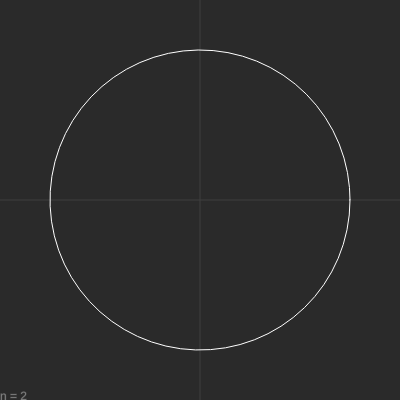
Frame 1 (no input)
Frame 60 (no input): identical to frame 1, image omitted
Frame 120 (the mouse pressed at the canvas centre since frame 60): identical to frame 1, image omitted

The p5.js sketch that drew this single still picture (run headless with seeded random() and noise() and a simulated clock; from frame 60 on, the mouse is pressed at the canvas centre):

// p5.js sketch
// ── sketch.js
let nSlider;

function setup() {
  createCanvas(400, 400);
  
  createElement("div");
  nSlider = createSlider(0.25, 10, 2, 0.25).style("width", "400px");
}

function draw() {
  background(42);
  
  translate(width/2, height/2);
  
  stroke(63);
  line(-width/2, 0, width/2, 0);
  line(0, -height/2, 0, height/2);
  
  fill(127);
  text("n = " + nSlider.value(), -width/2, height/2);
  
  // let r = 150;
  
  let a = 150;
  let b = 150;
  let n = nSlider.value();
  
  stroke(255);
  noFill();
  beginShape();
  for (let t = 0; t < PI * 2; t += 0.1) {
    // Circle
    // let x = r * cos(t);
    // let y = r * sin(t);
    
    // Superellipse
    let x = pow(abs(cos(t)), 2/n) * a * sign(cos(t));
    let y = pow(abs(sin(t)), 2/n) * b * sign(sin(t));
    vertex(x, y);
  }
  endShape(CLOSE);
}

function sign(x) {
  return (x > 0 ? 1 : (x < 0 ? -1 : 0));
}
